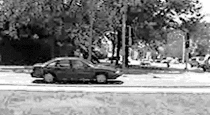
#> input picture exercise2/CarData/TestImages/test-0.pgm, 210 x 115 px; its folder holds only this picture in this run
$ jupyter execute --allow-errors 04_sliding_window_detection.ipynb   (shell and % lines are left out)
#> lines starting #> are read from the running program, lines starting #| are printed output that depends on the picture
# Sliding-Window Object Detection

In this exercise we will implement a simple car detector. To accomplish this, we will first implement a feature descriptor similar to the Histogram of Oriented Gradients (HOG). Then using the features computed for (small) image patches with fixed size, we will train a support vector machine (SVM) classifier, to classify whether the input patch corresponds to a car.

In the end, given a test image with arbitary shape, we will run our classifier over the image in a sliding window (patch) fashion. We will generate detections at the places where the classifier is very confident that the patch contains a car.

You may refer to the original HOG paper, or the following two tutorials, in case you want to freshen up your knowledge on HOG a little bit:

- N. Dalal and B. Triggs: Histograms of oriented gradients for human detection. CVPR 2005. http://lear.inrialpes.fr/people/triggs/pubs/Dalal-cvpr05.pdf
- https://www.learnopencv.com/histogram-of-oriented-gradients/
- http://mccormickml.com/2013/05/09/hog-person-detector-tutorial/

[cell 1]
import os
import glob
import cv2
import re
import time
import numpy as np
import matplotlib.pyplot as plt
import imageio
import sklearn.svm
import scipy.ndimage

# [30 lines left out: function plot_multiple, not called in this run]

### Dataset

To train our classifier, we will use the *UIUC dataset* (http://cogcomp.org/Data/Car/). Download and extract it, then use the `load_dataset` function to pre-load images (modify `dataset_dir` to the path where you extracted the dataset). The function will return three lists, containing images for positive training sample, negative training sample, and test set.

[cell 2]
def load_dataset(dataset_dir):
    def natural_sort_key(s):
        return [float(t) if t.isdigit() else t for t in re.split('([0-9]+)', s)]

    def load_images(*path_parts):
        paths = glob.glob(os.path.join(dataset_dir, *path_parts))
        return [imageio.imread(p) for p in sorted(paths, key=natural_sort_key)]

    train_images_pos = load_images('TrainImages', 'pos-*.pgm')

    train_images_neg = load_images('TrainImages', 'neg-*.pgm')
    test_images = load_images('TestImages', 'test-*.pgm')
#> test_images = 1 item
    assert (len(train_images_pos) == 550 and
            len(train_images_neg) == 500 and
            len(test_images) == 170)
    return train_images_pos, train_images_neg, test_images

### CHANGE THIS TO THE DATASET PATH ###
dataset_dir = '/Users/chidergrosser/Desktop/Computer Vision/exercise2/CarData'
#> (the rest of this cell did not finish here and is left out)

## HOG-like Descriptor
First we want to implement a simple HOG-like descriptor `hoglike_descriptor()` which takes an image and computes the corresponding HOG-like representation. The function should take in following arguments:

- `image`: the grayscale image,
- `cell_size`: the size of each HOG-like cell in both dimensions,
- `n_bins` the number of bins for the gradient orientation,

The output should be a three dimensional array. The first two dimensions are the spatial indices of the HOG cell. The third dimension describes the orientation bins of the HOG descriptor. Each cell has to be independently $L_2$ normalized to 1. Note that the original HOG paper describes a more elaborate two-stage normalization scheme, that is why we call our version here a "HOG-like" descriptor.

When the dimensions of the images are not a multiple of the `cell_size`, discard the remaining pixels to the right and to the bottom of the image.

[cell 3]
# [40 lines left out: functions image_gradients_polar, hoglike_descriptor, not called in this run]

A simple way to visualize HOG features is to plot the 90° rotated gradient vector for each bin, with length propotional to the value of the bin. The function `plot_hog` implements this. The 90° rotation makes the image easier to interpret intuitively, because then the lines will approximate the rough shape of the image content.

[cell 4]
# [34 lines left out: functions draw_line, plot_hog_cell, plot_hog, not called in this run]

[cell 5]
# Two simple wave images are here to help understand the visualization
waves = [imageio.imread('sine.png'), imageio.imread('circular_sine.jpg')]
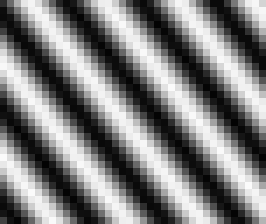
#> input picture exercise2/sine.png, 38 x 32 px (shown 7 times larger)
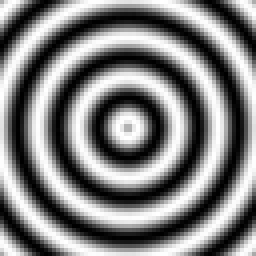
#> input picture exercise2/circular_sine.jpg, 64 x 64 px (shown 4 times larger)
#> (the rest of this cell did not finish here and is left out)
